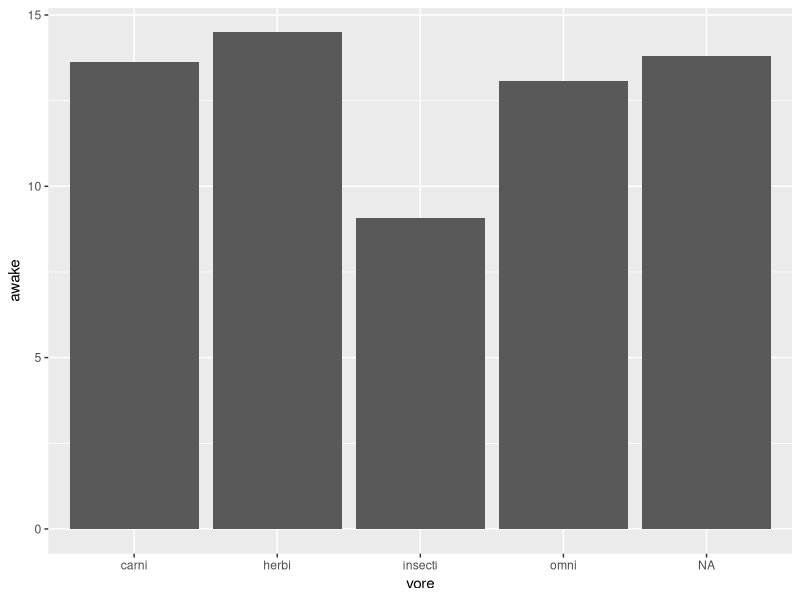
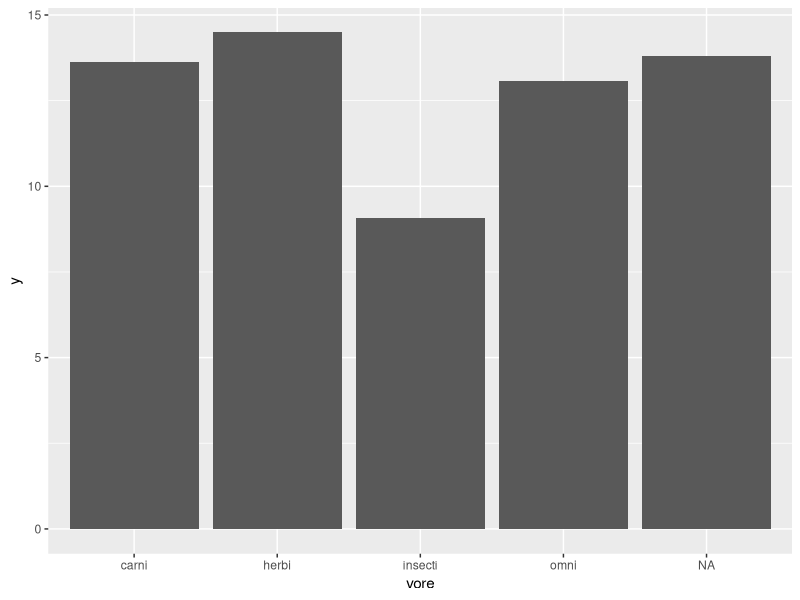
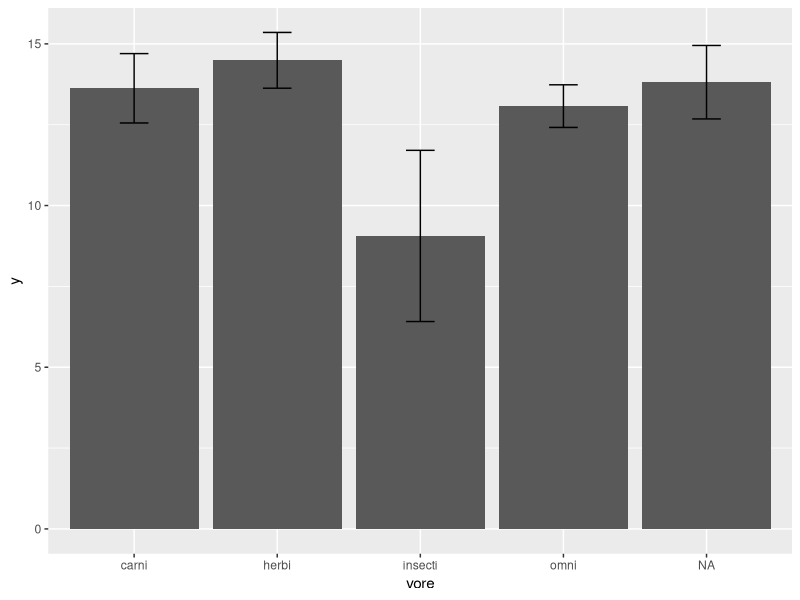
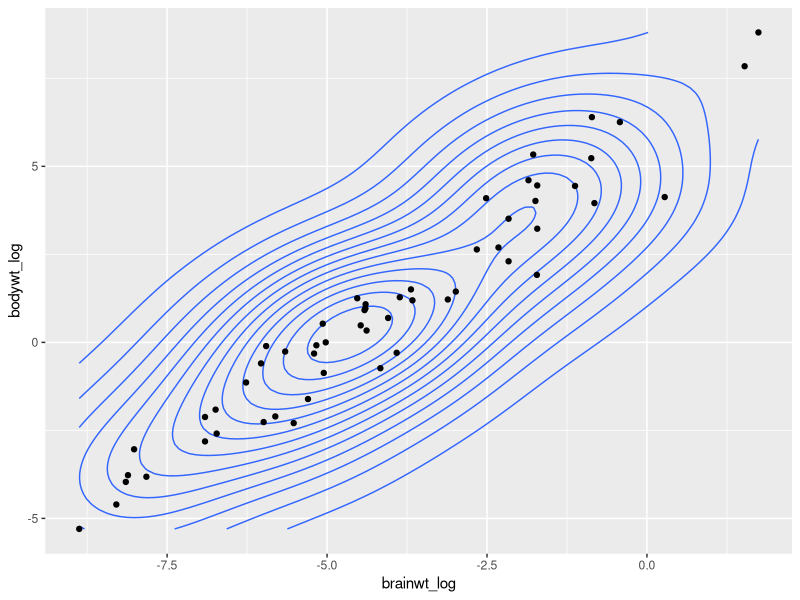
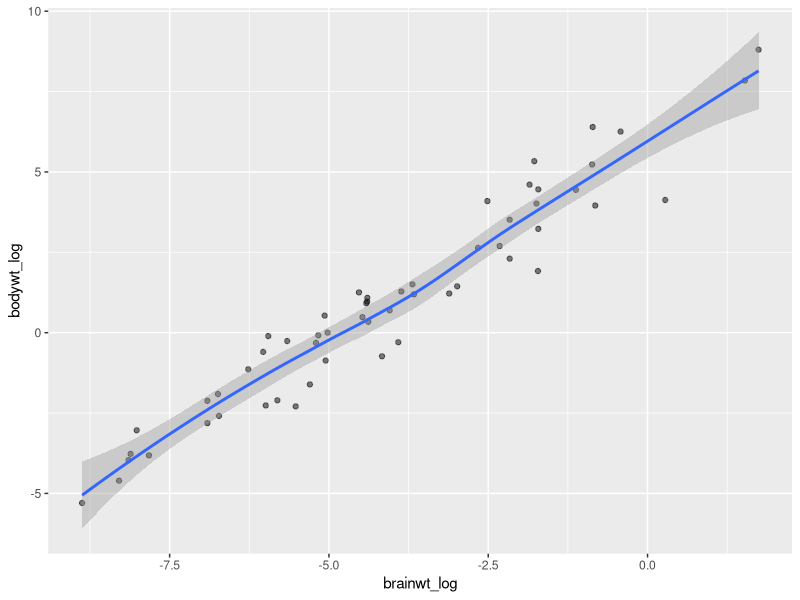
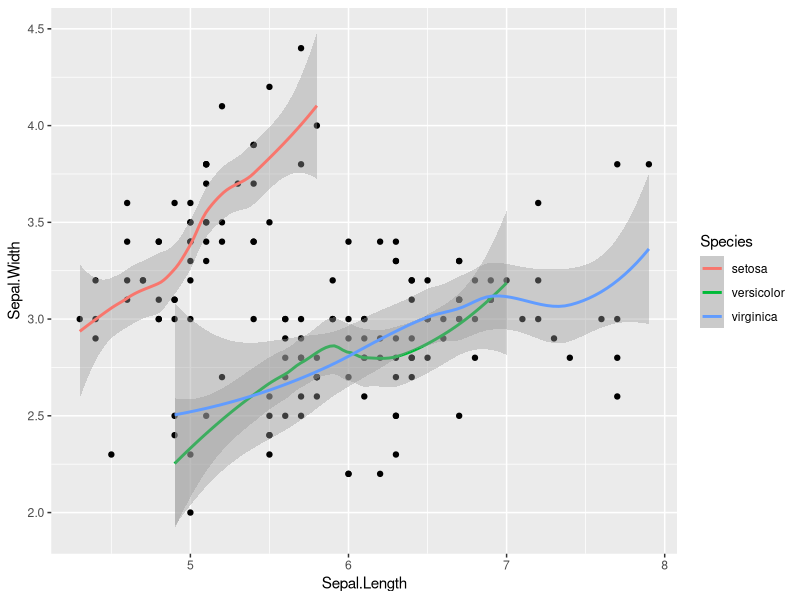
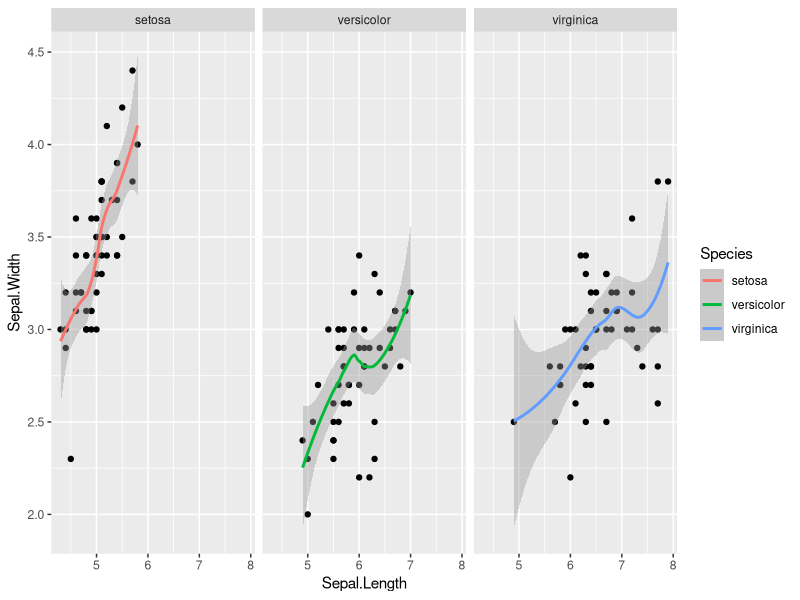

Recreate these plots in R, in order.
## ---- chunk 1
library(ggplot2)
library(tidyverse)
msleep2 <- msleep %>% mutate(brainwt_log = log(brainwt))
## ---- chunk 2
ggplot(msleep2, aes(x = vore, y = awake)) + 
  geom_bar(stat = "summary", fun = "mean")
## ---- chunk 3
feeding.data <- msleep2 %>% group_by(vore) %>% 
  summarize(mean_se(awake))
feeding.data
## ---- chunk 4
my.plot <- ggplot(feeding.data, aes(x = vore, y = y)) + 
  geom_bar(stat = "identity")
my.plot
## ---- chunk 5
my.plot <- my.plot + geom_errorbar(aes(ymin = ymin, ymax = ymax),
                                   width = 0.2)
my.plot
## ---- chunk 6
msleep3 <- msleep2 %>% mutate(bodywt_log = log(bodywt))
ggplot(data = msleep3, mapping = aes(x = brainwt_log, y = bodywt_log)) +
  geom_density_2d() +
  geom_point()
## ---- chunk 7
ggplot(msleep3, aes(x = brainwt_log, y = bodywt_log)) +
  geom_point(alpha = 0.5) +
  geom_smooth()
## ---- chunk 8
ggplot(data = iris, mapping = aes(x = Sepal.Length, y = Sepal.Width)) + 
  geom_point() +
  geom_smooth(aes(color = Species)) 
## ---- chunk 9
ggplot(data = iris, mapping = aes(x = Sepal.Length, y = Sepal.Width)) +
  geom_point() +
  geom_smooth(aes(color = Species)) +
  facet_wrap( ~ Species)
